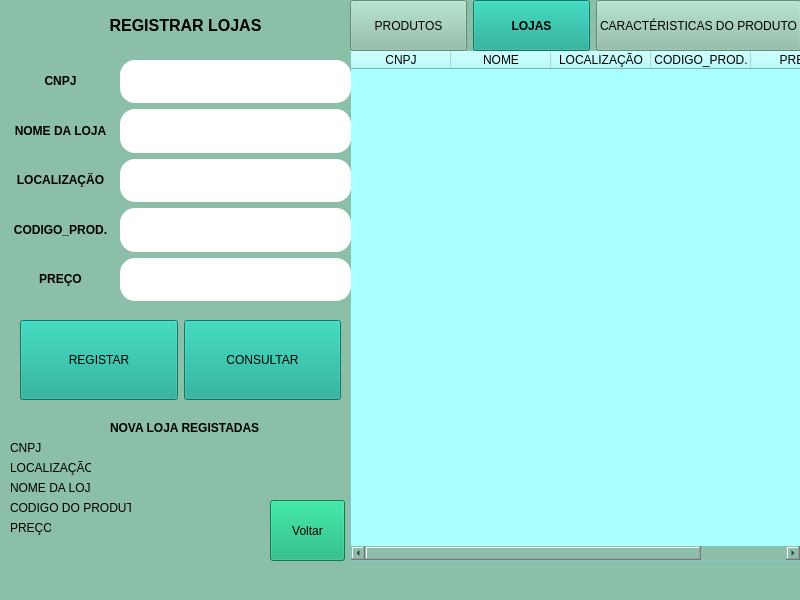
<?xml version="1.0" encoding="UTF-8"?>
<ui version="4.0">
 <class>MainWindow</class>
 <widget class="QMainWindow" name="MainWindow">
  <property name="geometry">
   <rect>
    <x>0</x>
    <y>0</y>
    <width>800</width>
    <height>600</height>
   </rect>
  </property>
  <property name="windowTitle">
   <string>MainWindow</string>
  </property>
  <property name="styleSheet">
   <string notr="true">background-color:rgb(140, 191, 167)</string>
  </property>
  <widget class="QWidget" name="centralwidget">
   <widget class="QTableWidget" name="tableWidget">
    <property name="geometry">
     <rect>
      <x>350</x>
      <y>50</y>
      <width>451</width>
      <height>511</height>
     </rect>
    </property>
    <property name="styleSheet">
     <string notr="true">background-color: rgb(170, 255, 255);</string>
    </property>
    <column>
     <property name="text">
      <string>CNPJ</string>
     </property>
    </column>
    <column>
     <property name="text">
      <string>NOME</string>
     </property>
    </column>
    <column>
     <property name="text">
      <string>LOCALIZAÇÃO</string>
     </property>
    </column>
    <column>
     <property name="text">
      <string>CODIGO_PROD.</string>
     </property>
    </column>
    <column>
     <property name="text">
      <string>PREÇO</string>
     </property>
    </column>
   </widget>
   <widget class="QLabel" name="label">
    <property name="geometry">
     <rect>
      <x>60</x>
      <y>0</y>
      <width>251</width>
      <height>51</height>
     </rect>
    </property>
    <property name="text">
     <string>&lt;html&gt;&lt;head/&gt;&lt;body&gt;&lt;p&gt;&lt;span style=&quot; font-size:12pt; font-weight:600;&quot;&gt;REGISTRAR LOJAS&lt;/span&gt;&lt;/p&gt;&lt;/body&gt;&lt;/html&gt;</string>
    </property>
    <property name="alignment">
     <set>Qt::AlignCenter</set>
    </property>
   </widget>
   <widget class="QWidget" name="horizontalLayoutWidget">
    <property name="geometry">
     <rect>
      <x>350</x>
      <y>0</y>
      <width>451</width>
      <height>51</height>
     </rect>
    </property>
    <layout class="QHBoxLayout" name="horizontalLayout">
     <item>
      <widget class="QPushButton" name="pushButton_5">
       <property name="sizePolicy">
        <sizepolicy hsizetype="Preferred" vsizetype="Preferred">
         <horstretch>0</horstretch>
         <verstretch>0</verstretch>
        </sizepolicy>
       </property>
       <property name="text">
        <string>PRODUTOS</string>
       </property>
      </widget>
     </item>
     <item>
      <widget class="QPushButton" name="pushButton_4">
       <property name="sizePolicy">
        <sizepolicy hsizetype="Preferred" vsizetype="Preferred">
         <horstretch>0</horstretch>
         <verstretch>0</verstretch>
        </sizepolicy>
       </property>
       <property name="font">
        <font>
         <weight>75</weight>
         <bold>true</bold>
        </font>
       </property>
       <property name="styleSheet">
        <string notr="true">
background-color: rgb(15, 166, 141);</string>
       </property>
       <property name="text">
        <string>LOJAS</string>
       </property>
      </widget>
     </item>
     <item>
      <widget class="QPushButton" name="pushButton_3">
       <property name="sizePolicy">
        <sizepolicy hsizetype="Preferred" vsizetype="Preferred">
         <horstretch>0</horstretch>
         <verstretch>0</verstretch>
        </sizepolicy>
       </property>
       <property name="text">
        <string>CARACTÉRISTICAS DO PRODUTO</string>
       </property>
      </widget>
     </item>
    </layout>
   </widget>
   <widget class="QLabel" name="label_7">
    <property name="geometry">
     <rect>
      <x>110</x>
      <y>420</y>
      <width>151</width>
      <height>16</height>
     </rect>
    </property>
    <property name="text">
     <string>&lt;html&gt;&lt;head/&gt;&lt;body&gt;&lt;p&gt;&lt;span style=&quot; font-weight:600;&quot;&gt;NOVA  LOJA  REGISTADAS&lt;/span&gt;&lt;/p&gt;&lt;/body&gt;&lt;/html&gt;</string>
    </property>
   </widget>
   <widget class="QLabel" name="label_8">
    <property name="geometry">
     <rect>
      <x>10</x>
      <y>440</y>
      <width>31</width>
      <height>16</height>
     </rect>
    </property>
    <property name="text">
     <string>CNPJ:</string>
    </property>
   </widget>
   <widget class="QLabel" name="label_9">
    <property name="geometry">
     <rect>
      <x>50</x>
      <y>440</y>
      <width>121</width>
      <height>20</height>
     </rect>
    </property>
    <property name="text">
     <string/>
    </property>
   </widget>
   <widget class="QLabel" name="label_10">
    <property name="geometry">
     <rect>
      <x>10</x>
      <y>460</y>
      <width>81</width>
      <height>16</height>
     </rect>
    </property>
    <property name="text">
     <string>LOCALIZAÇÃO: </string>
    </property>
   </widget>
   <widget class="QLabel" name="label_11">
    <property name="geometry">
     <rect>
      <x>100</x>
      <y>460</y>
      <width>101</width>
      <height>20</height>
     </rect>
    </property>
    <property name="text">
     <string/>
    </property>
   </widget>
   <widget class="QLabel" name="label_12">
    <property name="geometry">
     <rect>
      <x>10</x>
      <y>480</y>
      <width>81</width>
      <height>16</height>
     </rect>
    </property>
    <property name="text">
     <string>NOME DA LOJA:</string>
    </property>
   </widget>
   <widget class="QLabel" name="label_13">
    <property name="geometry">
     <rect>
      <x>100</x>
      <y>480</y>
      <width>101</width>
      <height>20</height>
     </rect>
    </property>
    <property name="text">
     <string/>
    </property>
   </widget>
   <widget class="QLabel" name="label_16">
    <property name="geometry">
     <rect>
      <x>10</x>
      <y>520</y>
      <width>41</width>
      <height>16</height>
     </rect>
    </property>
    <property name="text">
     <string>PREÇO:</string>
    </property>
   </widget>
   <widget class="QLabel" name="label_17">
    <property name="geometry">
     <rect>
      <x>60</x>
      <y>520</y>
      <width>121</width>
      <height>20</height>
     </rect>
    </property>
    <property name="text">
     <string/>
    </property>
   </widget>
   <widget class="QWidget" name="horizontalLayoutWidget_2">
    <property name="geometry">
     <rect>
      <x>20</x>
      <y>320</y>
      <width>321</width>
      <height>80</height>
     </rect>
    </property>
    <layout class="QHBoxLayout" name="horizontalLayout_2">
     <item>
      <widget class="QPushButton" name="pushButton">
       <property name="enabled">
        <bool>true</bool>
       </property>
       <property name="sizePolicy">
        <sizepolicy hsizetype="Preferred" vsizetype="Preferred">
         <horstretch>0</horstretch>
         <verstretch>0</verstretch>
        </sizepolicy>
       </property>
       <property name="styleSheet">
        <string notr="true">
background-color: rgb(15, 166, 141);</string>
       </property>
       <property name="text">
        <string>REGISTAR</string>
       </property>
      </widget>
     </item>
     <item>
      <widget class="QPushButton" name="pushButton_2">
       <property name="sizePolicy">
        <sizepolicy hsizetype="Preferred" vsizetype="Preferred">
         <horstretch>0</horstretch>
         <verstretch>0</verstretch>
        </sizepolicy>
       </property>
       <property name="styleSheet">
        <string notr="true">
background-color: rgb(15, 166, 141);</string>
       </property>
       <property name="text">
        <string>CONSULTAR</string>
       </property>
      </widget>
     </item>
    </layout>
   </widget>
   <widget class="QLabel" name="label_19">
    <property name="geometry">
     <rect>
      <x>10</x>
      <y>500</y>
      <width>121</width>
      <height>16</height>
     </rect>
    </property>
    <property name="text">
     <string>CODIGO DO PRODUTO:</string>
    </property>
   </widget>
   <widget class="QLabel" name="label_20">
    <property name="geometry">
     <rect>
      <x>140</x>
      <y>500</y>
      <width>111</width>
      <height>20</height>
     </rect>
    </property>
    <property name="text">
     <string/>
    </property>
   </widget>
   <widget class="QWidget" name="verticalLayoutWidget">
    <property name="geometry">
     <rect>
      <x>0</x>
      <y>60</y>
      <width>121</width>
      <height>241</height>
     </rect>
    </property>
    <layout class="QVBoxLayout" name="verticalLayout">
     <item>
      <widget class="QLabel" name="label_2">
       <property name="text">
        <string>&lt;html&gt;&lt;head/&gt;&lt;body&gt;&lt;p&gt;&lt;span style=&quot; font-weight:600;&quot;&gt;CNPJ&lt;/span&gt;&lt;/p&gt;&lt;/body&gt;&lt;/html&gt;</string>
       </property>
       <property name="alignment">
        <set>Qt::AlignCenter</set>
       </property>
      </widget>
     </item>
     <item>
      <widget class="QLabel" name="label_18">
       <property name="text">
        <string>&lt;html&gt;&lt;head/&gt;&lt;body&gt;&lt;p&gt;&lt;span style=&quot; font-weight:600;&quot;&gt;NOME DA LOJA&lt;/span&gt;&lt;/p&gt;&lt;/body&gt;&lt;/html&gt;</string>
       </property>
       <property name="alignment">
        <set>Qt::AlignCenter</set>
       </property>
      </widget>
     </item>
     <item>
      <widget class="QLabel" name="label_3">
       <property name="text">
        <string>&lt;html&gt;&lt;head/&gt;&lt;body&gt;&lt;p&gt;&lt;span style=&quot; font-weight:600;&quot;&gt;LOCALIZAÇÃO&lt;/span&gt;&lt;/p&gt;&lt;/body&gt;&lt;/html&gt;</string>
       </property>
       <property name="alignment">
        <set>Qt::AlignCenter</set>
       </property>
      </widget>
     </item>
     <item>
      <widget class="QLabel" name="label_4">
       <property name="text">
        <string>&lt;html&gt;&lt;head/&gt;&lt;body&gt;&lt;p&gt;&lt;span style=&quot; font-weight:600;&quot;&gt;CODIGO_PROD.&lt;/span&gt;&lt;/p&gt;&lt;/body&gt;&lt;/html&gt;</string>
       </property>
       <property name="alignment">
        <set>Qt::AlignCenter</set>
       </property>
      </widget>
     </item>
     <item>
      <widget class="QLabel" name="label_6">
       <property name="text">
        <string>&lt;html&gt;&lt;head/&gt;&lt;body&gt;&lt;p&gt;&lt;span style=&quot; font-weight:600;&quot;&gt;PREÇO&lt;/span&gt;&lt;/p&gt;&lt;/body&gt;&lt;/html&gt;</string>
       </property>
       <property name="alignment">
        <set>Qt::AlignCenter</set>
       </property>
      </widget>
     </item>
    </layout>
   </widget>
   <widget class="QWidget" name="verticalLayoutWidget_2">
    <property name="geometry">
     <rect>
      <x>120</x>
      <y>60</y>
      <width>231</width>
      <height>241</height>
     </rect>
    </property>
    <layout class="QVBoxLayout" name="verticalLayout_2">
     <item>
      <widget class="QLineEdit" name="lineEdit">
       <property name="sizePolicy">
        <sizepolicy hsizetype="Preferred" vsizetype="Preferred">
         <horstretch>0</horstretch>
         <verstretch>0</verstretch>
        </sizepolicy>
       </property>
       <property name="font">
        <font>
         <pointsize>12</pointsize>
        </font>
       </property>
       <property name="styleSheet">
        <string notr="true">background-color: rgb(255, 170, 0);
border-color: qlineargradient(spread:pad, x1:0, y1:0, x2:1, y2:0, stop:0 rgba(0, 0, 0, 255), stop:1 rgba(255, 255, 255, 255));
border-color: rgb(0, 0, 0);
border-radius:15px;
background-color: rgb(255, 255, 255);
border-color: qlineargradient(spread:pad, x1:0, y1:0, x2:1, y2:0, stop:0 rgba(0, 0, 0, 255), stop:1 rgba(255, 255, 255, 255));
border-width: 2px; 
border - style:outset;
border - color:black;</string>
       </property>
      </widget>
     </item>
     <item>
      <widget class="QLineEdit" name="lineEdit_2">
       <property name="sizePolicy">
        <sizepolicy hsizetype="Preferred" vsizetype="Preferred">
         <horstretch>0</horstretch>
         <verstretch>0</verstretch>
        </sizepolicy>
       </property>
       <property name="font">
        <font>
         <pointsize>12</pointsize>
        </font>
       </property>
       <property name="styleSheet">
        <string notr="true">background-color: rgb(255, 170, 0);
border-color: qlineargradient(spread:pad, x1:0, y1:0, x2:1, y2:0, stop:0 rgba(0, 0, 0, 255), stop:1 rgba(255, 255, 255, 255));
border-color: rgb(0, 0, 0);
border-radius:15px;
background-color: rgb(255, 255, 255);
border-color: qlineargradient(spread:pad, x1:0, y1:0, x2:1, y2:0, stop:0 rgba(0, 0, 0, 255), stop:1 rgba(255, 255, 255, 255));
border-width: 2px; 
border - style:outset;
border - color:black;</string>
       </property>
      </widget>
     </item>
     <item>
      <widget class="QLineEdit" name="lineEdit_3">
       <property name="sizePolicy">
        <sizepolicy hsizetype="Preferred" vsizetype="Preferred">
         <horstretch>0</horstretch>
         <verstretch>0</verstretch>
        </sizepolicy>
       </property>
       <property name="font">
        <font>
         <pointsize>12</pointsize>
        </font>
       </property>
       <property name="styleSheet">
        <string notr="true">background-color: rgb(255, 170, 0);
border-color: qlineargradient(spread:pad, x1:0, y1:0, x2:1, y2:0, stop:0 rgba(0, 0, 0, 255), stop:1 rgba(255, 255, 255, 255));
border-color: rgb(0, 0, 0);
border-radius:15px;
background-color: rgb(255, 255, 255);
border-color: qlineargradient(spread:pad, x1:0, y1:0, x2:1, y2:0, stop:0 rgba(0, 0, 0, 255), stop:1 rgba(255, 255, 255, 255));
border-width: 2px; 
border - style:outset;
border - color:black;</string>
       </property>
      </widget>
     </item>
     <item>
      <widget class="QLineEdit" name="lineEdit_4">
       <property name="sizePolicy">
        <sizepolicy hsizetype="Preferred" vsizetype="Preferred">
         <horstretch>0</horstretch>
         <verstretch>0</verstretch>
        </sizepolicy>
       </property>
       <property name="font">
        <font>
         <pointsize>12</pointsize>
        </font>
       </property>
       <property name="styleSheet">
        <string notr="true">background-color: rgb(255, 170, 0);
border-color: qlineargradient(spread:pad, x1:0, y1:0, x2:1, y2:0, stop:0 rgba(0, 0, 0, 255), stop:1 rgba(255, 255, 255, 255));
border-color: rgb(0, 0, 0);
border-radius:15px;
background-color: rgb(255, 255, 255);
border-color: qlineargradient(spread:pad, x1:0, y1:0, x2:1, y2:0, stop:0 rgba(0, 0, 0, 255), stop:1 rgba(255, 255, 255, 255));
border-width: 2px; 
border - style:outset;
border - color:black;</string>
       </property>
      </widget>
     </item>
     <item>
      <widget class="QLineEdit" name="lineEdit_6">
       <property name="sizePolicy">
        <sizepolicy hsizetype="Preferred" vsizetype="Preferred">
         <horstretch>0</horstretch>
         <verstretch>0</verstretch>
        </sizepolicy>
       </property>
       <property name="font">
        <font>
         <pointsize>12</pointsize>
        </font>
       </property>
       <property name="styleSheet">
        <string notr="true">background-color: rgb(255, 170, 0);
border-color: qlineargradient(spread:pad, x1:0, y1:0, x2:1, y2:0, stop:0 rgba(0, 0, 0, 255), stop:1 rgba(255, 255, 255, 255));
border-color: rgb(0, 0, 0);
border-radius:15px;
background-color: rgb(255, 255, 255);
border-color: qlineargradient(spread:pad, x1:0, y1:0, x2:1, y2:0, stop:0 rgba(0, 0, 0, 255), stop:1 rgba(255, 255, 255, 255));
border-width: 2px; 
border - style:outset;
border - color:black;</string>
       </property>
       <property name="text">
        <string/>
       </property>
      </widget>
     </item>
    </layout>
   </widget>
   <widget class="QPushButton" name="pushButton_6">
    <property name="geometry">
     <rect>
      <x>270</x>
      <y>500</y>
      <width>75</width>
      <height>61</height>
     </rect>
    </property>
    <property name="styleSheet">
     <string notr="true">background-color: rgb(10, 175, 112);
</string>
    </property>
    <property name="text">
     <string>Voltar</string>
    </property>
   </widget>
   <widget class="QLabel" name="label_5">
    <property name="geometry">
     <rect>
      <x>10</x>
      <y>540</y>
      <width>101</width>
      <height>21</height>
     </rect>
    </property>
    <property name="text">
     <string/>
    </property>
   </widget>
  </widget>
  <widget class="QMenuBar" name="menubar">
   <property name="geometry">
    <rect>
     <x>0</x>
     <y>0</y>
     <width>800</width>
     <height>21</height>
    </rect>
   </property>
  </widget>
  <widget class="QStatusBar" name="statusbar"/>
 </widget>
 <resources/>
 <connections/>
</ui>
